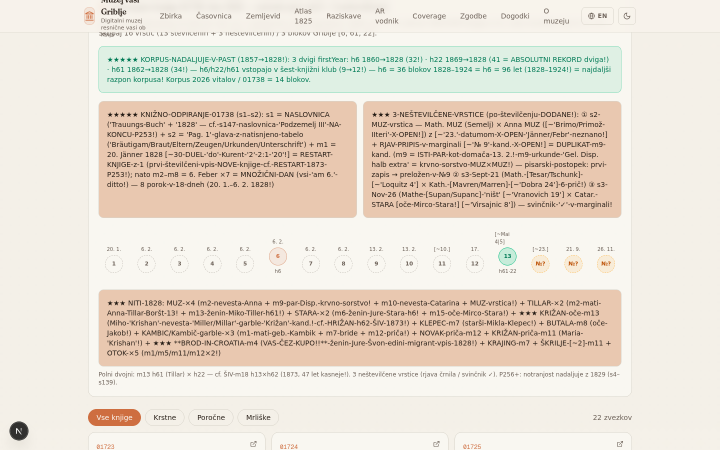
#> input picture scripts/tmp/p255_card.png, 1440 x 900 px, given in place of p255_card.png.jpg, which was not available (shown at 1/2 size)
$ python p192_rows.py p255_card.png
#> lines starting #> are read from the running program, lines starting #| are printed output that depends on the picture
#!/usr/bin/env python3
# -*- coding: utf-8 -*-
"""P192 — avtomatska detekcija vrstic v2 (občutljivejši prag)."""
from PIL import Image
import numpy as np
import sys

def detect_rows(scan, x0=180, x1=760, thr=170, frac=0.30):
#> called with scan = 'p255_card.png', x0 = 180, x1 = 760, thr = 170, frac = 0.3
    im = Image.open(f"/tmp/p192/{scan}.jpg").convert("L")
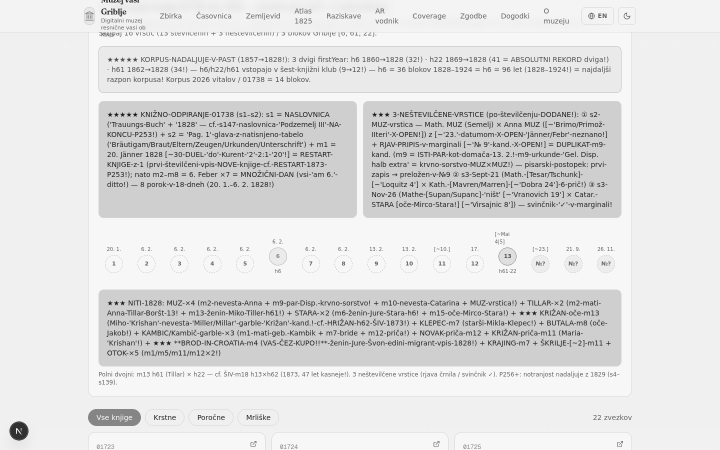
#> im: PIL image 1440x900 L (shown at 1/2 size); min 30, max 255, mean 223.9
    a = np.array(im)
    band = a[:, x0:x1].astype(float)
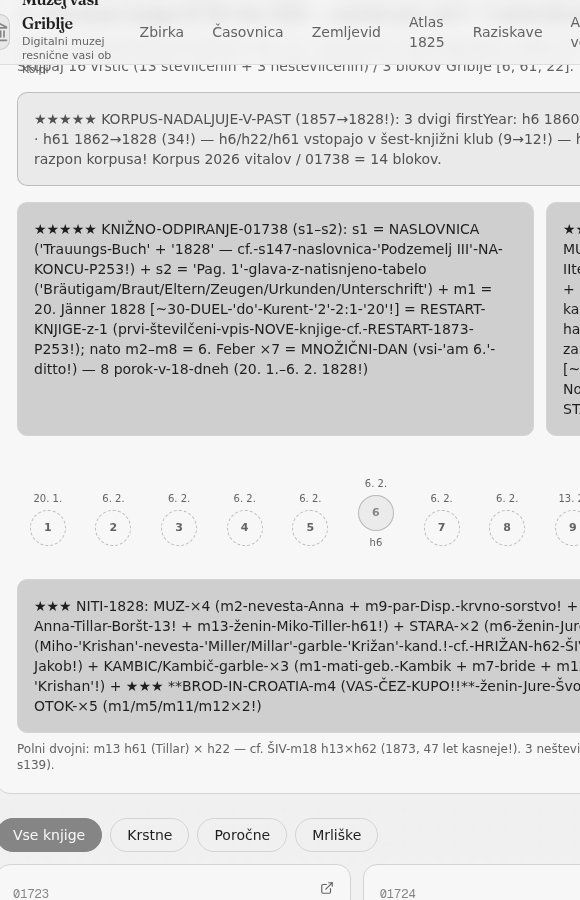
#> band: shape (900, 580) float64; min 31, max 248, mean 218.4
    dark = (band < thr).sum(axis=1)
#> dark = 900 values, max 282 at index 643, min 0 at index 9, mean 42.38
    t = (x1 - x0) * frac
    lines = []
    y = 0
    H = a.shape[0]
#> H = 900
    while y < H:
        if dark[y] > t:
            y2 = y
            while y2 < H - 1 and dark[y2 + 1] > t:
                y2 += 1
            lines.append((y + y2) // 2)
            y = y2 + 1
        else:
            y += 1
#> after the loop, lines = 27 values from 70 to 752; y = 900; y2 = 752
    return lines

for scan in sys.argv[1:]:
    ls = detect_rows(scan)
#> ls = 27 values from 70 to 752
    merged = []
    for l in ls:
        if merged and l - merged[-1] < 22:
            merged[-1] = (merged[-1] + l) // 2
        else:
            merged.append(l)
#> this loop made 27 passes
#> l on passes 1 to 12: 70, 118, 123, 139, 143, 225, 228, 232, 246, 249, 252, 269
#> after the loop, merged = [70, 136, 247, 285, 325, 349, 616, 656, 686, 752]
    gaps = [(merged[i], merged[i+1]) for i in range(len(merged) - 1)]
#> gaps = [(70, 136), (136, 247), (247, 285), (285, 325), (325, 349), (349, 616), (616, 656), (656, 686), (686, 752)]
    rows = [g for g in gaps if 55 < g[1] - g[0] < 130]
#> rows = [(70, 136), (136, 247), (686, 752)]
    print(f"{scan}: črte={len(merged)} vrstic={len(rows)}")
#| p255_card.png: črte=10 vrstic=3
    print("  " + " ".join(f"{a}-{b}" for a, b in rows))
#|   70-136 136-247 686-752

$ run again, on scripts/tmp/p256_card.png
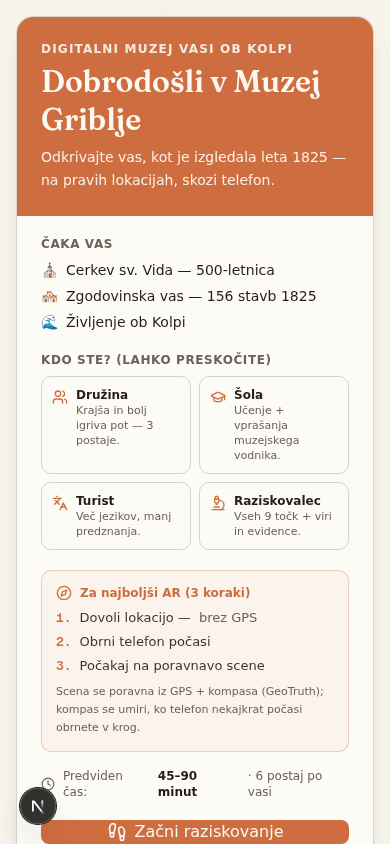
#> input picture scripts/tmp/p256_card.png, 390 x 844 px, given in place of p256_card.png.jpg, which was not available
#> in detect_rows, `im = Image.open(f"/tmp/p192/{scan}.jpg").convert("L")`:
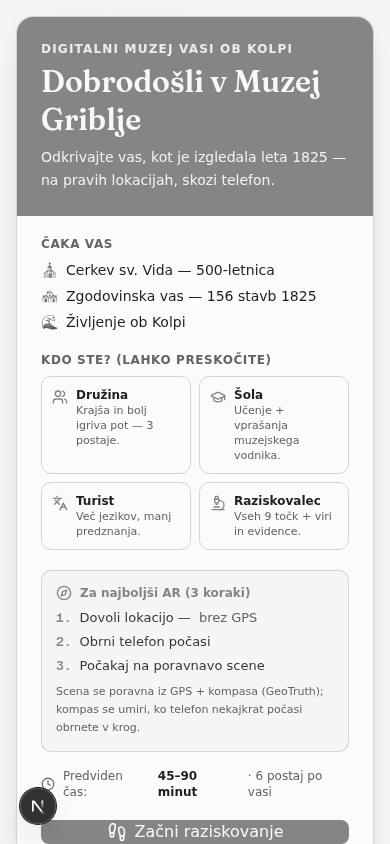
#> im: PIL image 390x844 L; min 29, max 255, mean 216.9
#> in detect_rows, `band = a[:, x0:x1].astype(float)`:
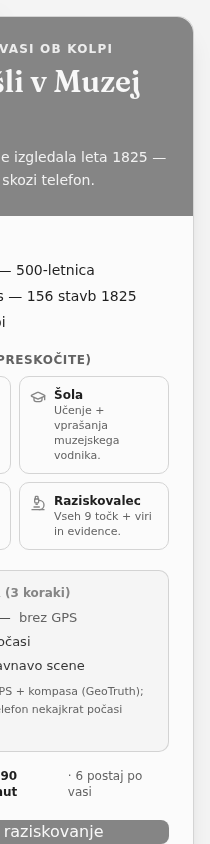
#> band: shape (844, 210) float64; min 31, max 251, mean 218
#> dark = 844 values, max 193 at index 30, min 0 at index 0, mean 51.52
#> after the loop in detect_rows, `while y < H:`: lines = [30, 61, 121, 169, 200]; y = 844; y2 = 215
#> ls = [30, 61, 121, 169, 200]
#> the loop `for l in ls:` made 5 passes
#> l on passes 1 to 5: 30, 61, 121, 169, 200
#> gaps = [(30, 61), (61, 121), (121, 169), (169, 200)]
#> rows = [(61, 121)]
#| p256_card.png: črte=5 vrstic=1
#|   61-121

$ run again, on scripts/tmp/p257_card.png
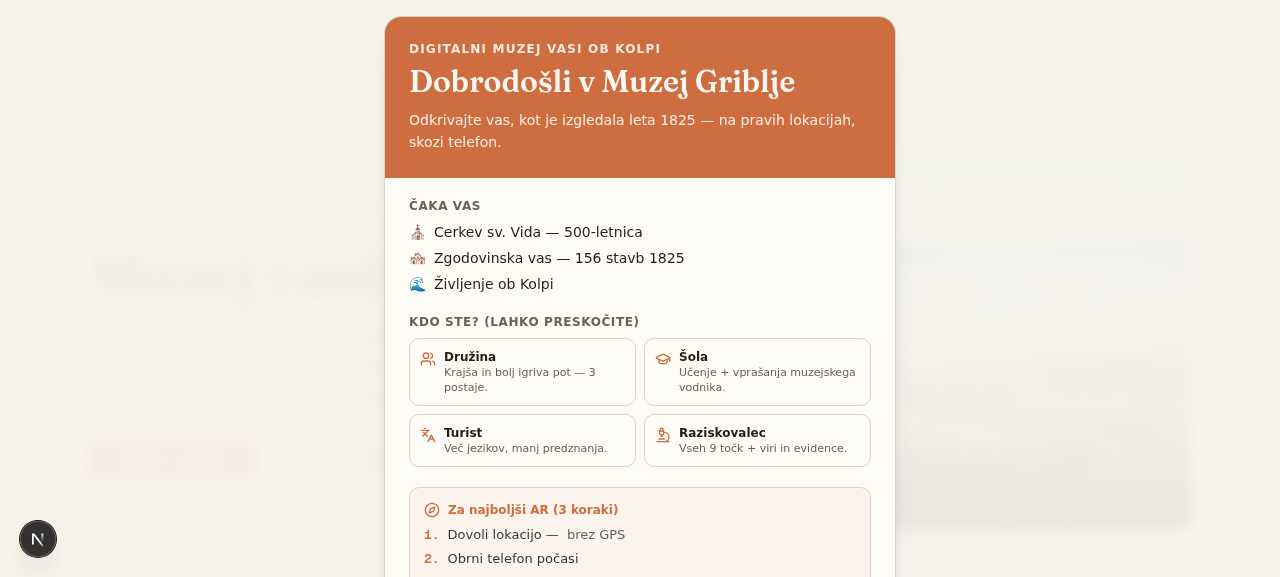
#> input picture scripts/tmp/p257_card.png, 1280 x 577 px, given in place of p257_card.png.jpg, which was not available
#> in detect_rows, `im = Image.open(f"/tmp/p192/{scan}.jpg").convert("L")`:
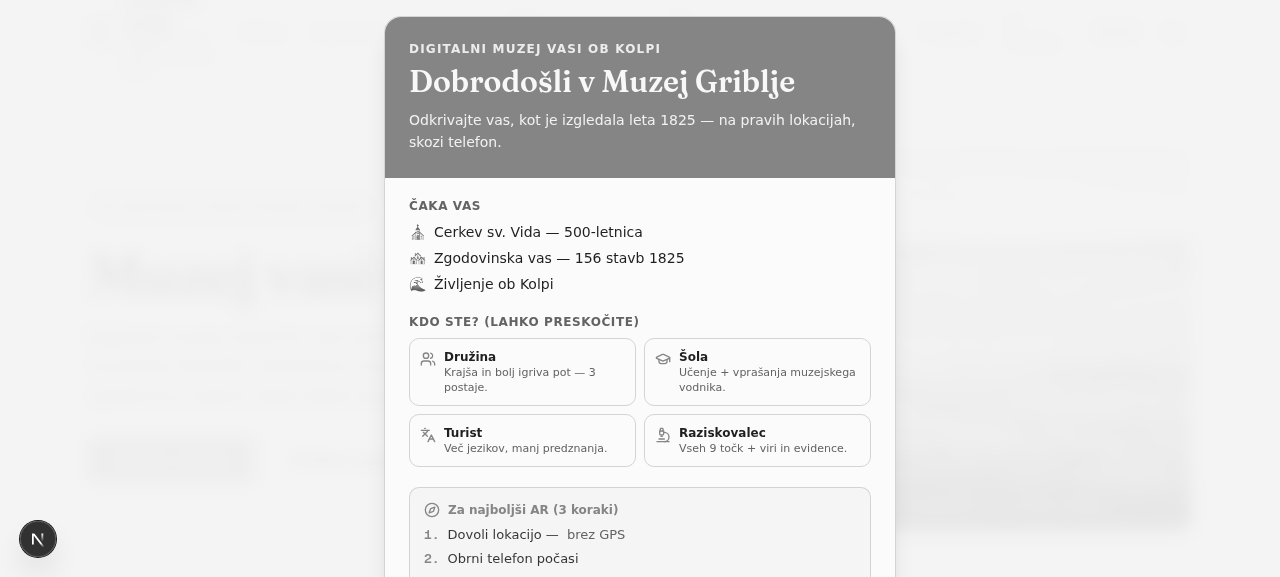
#> im: PIL image 1280x577 L; min 30, max 255, mean 230.9
#> in detect_rows, `band = a[:, x0:x1].astype(float)`:
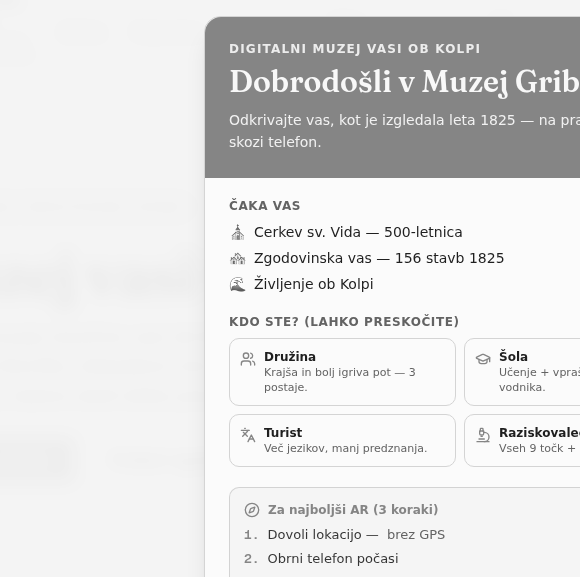
#> band: shape (577, 580) float64; min 31, max 255, mean 224
#> dark = 577 values, max 375 at index 30, min 0 at index 0, mean 106.5
#> after the loop in detect_rows, `while y < H:`: lines = [47, 128]; y = 577; y2 = 177
#> ls = [47, 128]
#> the loop `for l in ls:` made 2 passes
#> l on passes 1 to 2: 47, 128
#> gaps = [(47, 128)]
#| p257_card.png: črte=2 vrstic=1
#|   47-128
